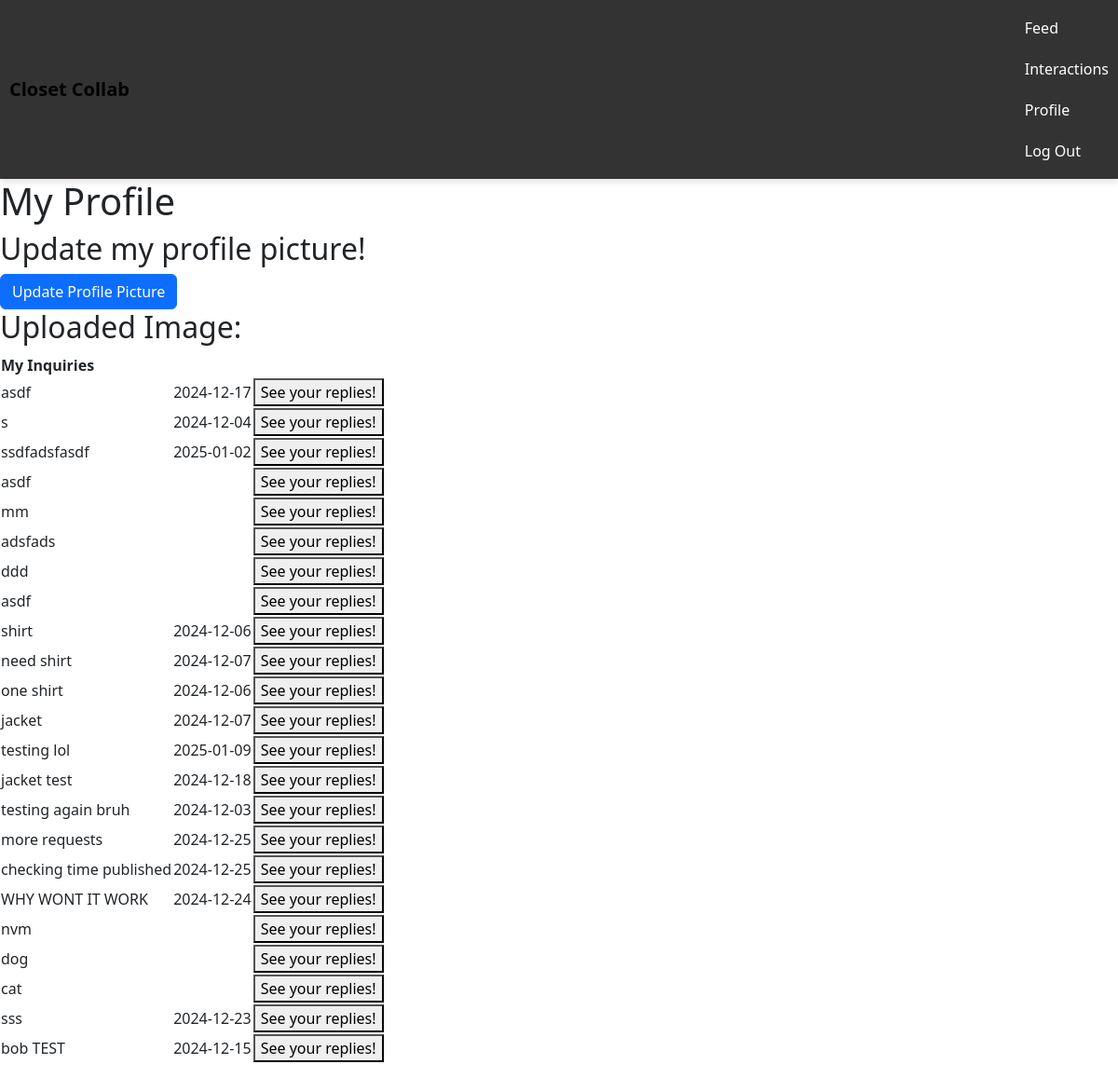
/profile (signed in), run on an earlier commit of the app's database.
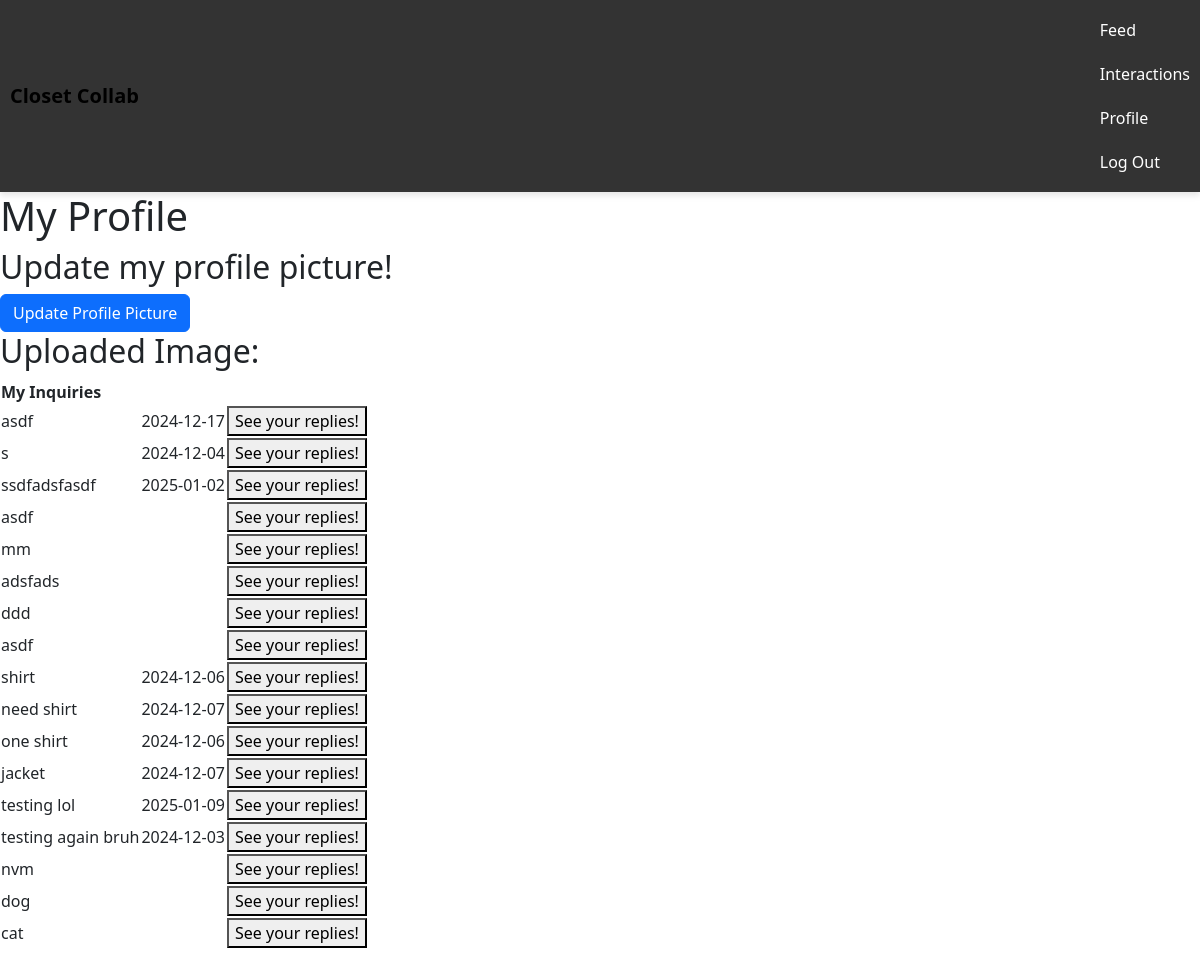
And on a later commit of the database.
### tables this page shows
CREATE TABLE "inquiries" (
    id INTEGER PRIMARY KEY AUTOINCREMENT,
    time_published DATETIME DEFAULT CURRENT_TIMESTAMP NOT NULL,
    request TEXT NOT NULL,
    exp_date DATE NOT NULL,
    accepted TEXT NOT NULL DEFAULT 'no',
    user_id INTEGER NOT NULL,
    FOREIGN KEY(user_id) REFERENCES user(id)
);

### app.py (the view, shortened to what this page needs)
@app.route("/profile", methods=["GET", "POST"])
def profile():
    db = get_db()
    curUser = session["user_id"]
    inquiries = db.execute(
        "SELECT * FROM inquiries WHERE user_id = ? AND accepted = 'no'", (curUser, )).fetchall();
    return render_template("profile.html", inquiries = inquiries)

### app.py (called while the page is built)
def get_db():
    if 'db' not in g:
        g.db = sqlite3.connect('closet.db')
        g.db.row_factory = sqlite3.Row  # Allows access to columns by name
    return g.db

@app.after_request
def after_request(response):
    response.headers["Cache-Control"] = "no-cache, no-store, must-revalidate"
    response.headers["Expires"] = 0
    response.headers["Pragma"] = "no-cache"
    return response

### templates/profile.html (shortened to what this page needs)
{% extends "layout.html" %}
{% block main %}
    <h1>My Profile</h1>
    <h2>Update my profile picture!</h2>
    <button type="button" class="btn btn-primary" data-bs-toggle="modal" data-bs-target="#exampleModal">
        Update Profile Picture
    </button>
    <h2>Uploaded Image:</h2>
    <div class="mb-3">
        <table>
            <thead>
                <tr>
                    <th>My Inquiries</th>
                </tr>
            </thead>
            <tbody>
                {% for inquiry in inquiries %}
                    <tr>
                        <td>{{inquiry.request}}</td>
                        <td>{{inquiry.exp_date}}</td>
                        <td>
                            <a href="{{ url_for('inquiry', inquiry_id=inquiry.id) }}">
                                <button type="button">See your replies!</button>
                            </a>
                        </td>
                    </tr>
                {% endfor %}
            </tbody>
        </table>
    </div>
{% endblock %}

### templates/layout.html (shortened to what this page needs)
<!DOCTYPE html>
<html lang="en">
<head>
  <link href="/static/style.css" rel="stylesheet">
   <link href="https://cdn.jsdelivr.net/npm/bootstrap@5.3.3/dist/css/bootstrap.min.css" rel="stylesheet">
</head>
<body>
  <nav class="navbar-container">
    <div class="navbar">
      <a href="{{ url_for('index') }}" class="navbar-brand">Closet Collab</a>
      <ul class="navbar-nav" id="navbar-nav">
        <li><a href="{{ url_for('feed') }}">Feed</a></li>
        <li><a href="{{ url_for('interactions') }}">Interactions</a></li>
        <li><a href="{{ url_for('profile') }}">Profile</a></li>
        <li><a href="/logout">Log Out</a></li>
      </ul>
    </div>
  </nav>
  <main>
    {% block main %}{% endblock %}
  </main>
</body>
</html>

### static/style.css (style rules this page uses)
body { font-family: Arial, sans-serif; margin: 0; padding: 0; }
.navbar-container { background-color: #333; padding: 10px; position: -webkit-sticky; position: sticky; top: 0; z-index: 1000; width: 100%; box-shadow: 0 4px 6px rgba(0, 0, 0, 0.1); }
.navbar { display: flex; justify-content: space-between; align-items: center; max-width: 1200px; margin: 0 auto; }
.navbar-brand { color: white; text-decoration: none; font-size: 24px; font-weight: bold; }
.navbar-nav { list-style: none; display: flex; gap: 20px; }
.navbar-nav li a { color: white; text-decoration: none; font-size: 16px; }

What changed in the data, as far as the page shows it:
no longer on this page (row edited): inquiries: request "jacket test", exp_date "2024-12-18"
no longer on this page (row edited): inquiries: request "more requests", exp_date "2024-12-25"
no longer on this page (row edited): inquiries: request "checking time published", exp_date "2024-12-25"
no longer on this page (row edited): inquiries: request "WHY WONT IT WORK", exp_date "2024-12-24"
no longer on this page (row edited): inquiries: request "sss", exp_date "2024-12-23"
no longer on this page (row edited): inquiries: request "bob TEST", exp_date "2024-12-15"
